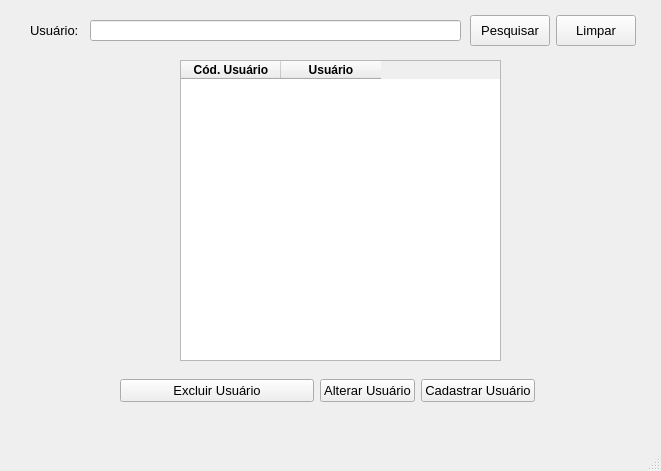
<?xml version="1.0" encoding="UTF-8"?>
<ui version="4.0">
 <class>FormUsuarios</class>
 <widget class="QMainWindow" name="FormUsuarios">
  <property name="geometry">
   <rect>
    <x>0</x>
    <y>0</y>
    <width>661</width>
    <height>471</height>
   </rect>
  </property>
  <property name="windowTitle">
   <string>Usuários</string>
  </property>
  <property name="windowIcon">
   <iconset>
    <normaloff>../../img/cliente.png</normaloff>../../img/cliente.png</iconset>
  </property>
  <widget class="QWidget" name="centralwidget">
   <widget class="QLabel" name="label">
    <property name="geometry">
     <rect>
      <x>30</x>
      <y>20</y>
      <width>51</width>
      <height>21</height>
     </rect>
    </property>
    <property name="font">
     <font>
      <pointsize>10</pointsize>
     </font>
    </property>
    <property name="text">
     <string>Usuário:</string>
    </property>
   </widget>
   <widget class="QLineEdit" name="editPesquisaUsuario">
    <property name="geometry">
     <rect>
      <x>90</x>
      <y>20</y>
      <width>371</width>
      <height>21</height>
     </rect>
    </property>
    <property name="text">
     <string/>
    </property>
   </widget>
   <widget class="QTableWidget" name="tableCliente">
    <property name="geometry">
     <rect>
      <x>180</x>
      <y>60</y>
      <width>321</width>
      <height>301</height>
     </rect>
    </property>
    <property name="layoutDirection">
     <enum>Qt::LeftToRight</enum>
    </property>
    <property name="autoFillBackground">
     <bool>false</bool>
    </property>
    <property name="editTriggers">
     <set>QAbstractItemView::NoEditTriggers</set>
    </property>
    <property name="gridStyle">
     <enum>Qt::SolidLine</enum>
    </property>
    <property name="rowCount">
     <number>0</number>
    </property>
    <column>
     <property name="text">
      <string>Cód. Usuário</string>
     </property>
     <property name="font">
      <font>
       <weight>75</weight>
       <bold>true</bold>
      </font>
     </property>
     <property name="textAlignment">
      <set>AlignCenter</set>
     </property>
    </column>
    <column>
     <property name="text">
      <string>Usuário</string>
     </property>
     <property name="font">
      <font>
       <weight>75</weight>
       <bold>true</bold>
      </font>
     </property>
     <property name="textAlignment">
      <set>AlignCenter</set>
     </property>
    </column>
   </widget>
   <widget class="QWidget" name="layoutWidget">
    <property name="geometry">
     <rect>
      <x>470</x>
      <y>15</y>
      <width>166</width>
      <height>31</height>
     </rect>
    </property>
    <layout class="QHBoxLayout" name="horizontalLayout">
     <item>
      <widget class="QPushButton" name="btnPesquisarUsuario">
       <property name="maximumSize">
        <size>
         <width>100</width>
         <height>40</height>
        </size>
       </property>
       <property name="font">
        <font>
         <pointsize>10</pointsize>
        </font>
       </property>
       <property name="text">
        <string>Pesquisar</string>
       </property>
       <property name="icon">
        <iconset>
         <normaloff>../../img/lupa.png</normaloff>../../img/lupa.png</iconset>
       </property>
       <property name="iconSize">
        <size>
         <width>16</width>
         <height>16</height>
        </size>
       </property>
      </widget>
     </item>
     <item>
      <widget class="QPushButton" name="btnLimpar">
       <property name="maximumSize">
        <size>
         <width>100</width>
         <height>40</height>
        </size>
       </property>
       <property name="font">
        <font>
         <pointsize>10</pointsize>
        </font>
       </property>
       <property name="text">
        <string>Limpar</string>
       </property>
       <property name="icon">
        <iconset>
         <normaloff>../../img/borracha.png</normaloff>../../img/borracha.png</iconset>
       </property>
       <property name="iconSize">
        <size>
         <width>16</width>
         <height>16</height>
        </size>
       </property>
      </widget>
     </item>
    </layout>
   </widget>
   <widget class="QWidget" name="layoutWidget">
    <property name="geometry">
     <rect>
      <x>120</x>
      <y>370</y>
      <width>415</width>
      <height>42</height>
     </rect>
    </property>
    <layout class="QHBoxLayout" name="horizontalLayout_2">
     <item>
      <widget class="QPushButton" name="btnExcluirUsuario">
       <property name="font">
        <font>
         <pointsize>10</pointsize>
        </font>
       </property>
       <property name="text">
        <string>Excluir Usuário</string>
       </property>
       <property name="icon">
        <iconset>
         <normaloff>../../img/excluircliente.png</normaloff>../../img/excluircliente.png</iconset>
       </property>
       <property name="iconSize">
        <size>
         <width>30</width>
         <height>30</height>
        </size>
       </property>
      </widget>
     </item>
     <item>
      <layout class="QGridLayout" name="gridLayout">
       <item row="0" column="0">
        <widget class="QPushButton" name="btnAlterarUsuario">
         <property name="font">
          <font>
           <pointsize>10</pointsize>
          </font>
         </property>
         <property name="text">
          <string>Alterar Usuário</string>
         </property>
         <property name="icon">
          <iconset>
           <normaloff>../../img/editar usuario.png</normaloff>../../img/editar usuario.png</iconset>
         </property>
         <property name="iconSize">
          <size>
           <width>30</width>
           <height>30</height>
          </size>
         </property>
        </widget>
       </item>
       <item row="0" column="1">
        <widget class="QPushButton" name="btnCadastrarUsuario">
         <property name="font">
          <font>
           <pointsize>10</pointsize>
          </font>
         </property>
         <property name="text">
          <string>Cadastrar Usuário</string>
         </property>
         <property name="icon">
          <iconset>
           <normaloff>../../img/cadastrar usuario.png</normaloff>../../img/cadastrar usuario.png</iconset>
         </property>
         <property name="iconSize">
          <size>
           <width>30</width>
           <height>30</height>
          </size>
         </property>
        </widget>
       </item>
      </layout>
     </item>
    </layout>
   </widget>
  </widget>
  <widget class="QStatusBar" name="statusbar"/>
 </widget>
 <tabstops>
  <tabstop>editPesquisaUsuario</tabstop>
  <tabstop>btnPesquisarUsuario</tabstop>
  <tabstop>btnLimpar</tabstop>
  <tabstop>tableCliente</tabstop>
  <tabstop>btnAlterarUsuario</tabstop>
  <tabstop>btnCadastrarUsuario</tabstop>
 </tabstops>
 <resources/>
 <connections>
  <connection>
   <sender>btnLimpar</sender>
   <signal>clicked()</signal>
   <receiver>editPesquisaUsuario</receiver>
   <slot>clear()</slot>
   <hints>
    <hint type="sourcelabel">
     <x>617</x>
     <y>30</y>
    </hint>
    <hint type="destinationlabel">
     <x>218</x>
     <y>20</y>
    </hint>
   </hints>
  </connection>
 </connections>
</ui>
